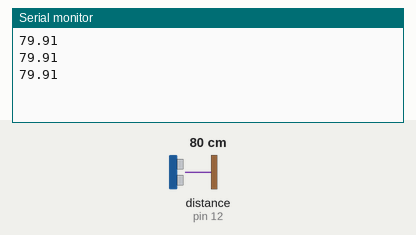
This sketch was run on a simulated Arduino Uno, built with avr-gcc and run on an emulated ATmega328P. Parts: the last lines printed to the serial monitor. Wiring (inferred from the names in the program): ultrasonic range finder: trigger pin 10; echo pin 12. Inputs (shaded band) come from the test bench; at power-on: distance to the obstacle (sensor on pin 12) 80 cm. The echo pulse lasts 58.3 µs per cm.

Above: at 1.3 s.
1.4 s: distance to the obstacle (sensor on pin 12) set to 2 cm
At 1.9 s:
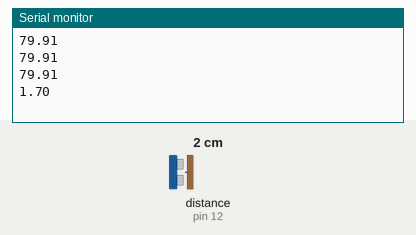
2.9 s: distance to the obstacle (sensor on pin 12) set to 4 cm
At 3.4 s:
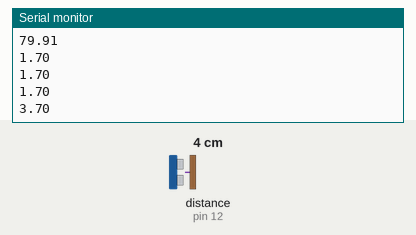
Timing chart, 0 to 5.9 s (numbered marks = the images above; inputs shaded):
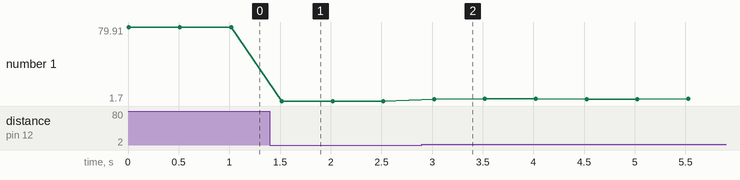

Measured:
- after the input at 1.4 s, the serial monitor: prints a new line after 0.12 s (image 1)
- after the input at 2.9 s, the serial monitor: prints a new line after 0.12 s (image 2)
- plotted number 1: 79.91 → 1.7 after the input at 1.4 s, 1.7 → 4.04 after the input at 2.9 s

The sketch:

sump.ino
```cpp
#define trigPin 10
#define echoPin 12

float lastDistance;

void setup() {
  Serial.begin (9600);
  pinMode(trigPin, OUTPUT);
  pinMode(echoPin, INPUT);
}

void loop() {
  float duration, distance;
  digitalWrite(trigPin, LOW);
  delayMicroseconds(2);

  digitalWrite(trigPin, HIGH);
  delayMicroseconds(10);
  digitalWrite(trigPin, LOW);

  duration = pulseIn(echoPin, HIGH);
  distance = (duration / 2) * 0.0344;
//  In CM
  float change = lastDistance - distance;
  if (abs(change) <= 1000) {
    Serial.println(distance);
    delay(500);
  }
  lastDistance = distance;
}
```
